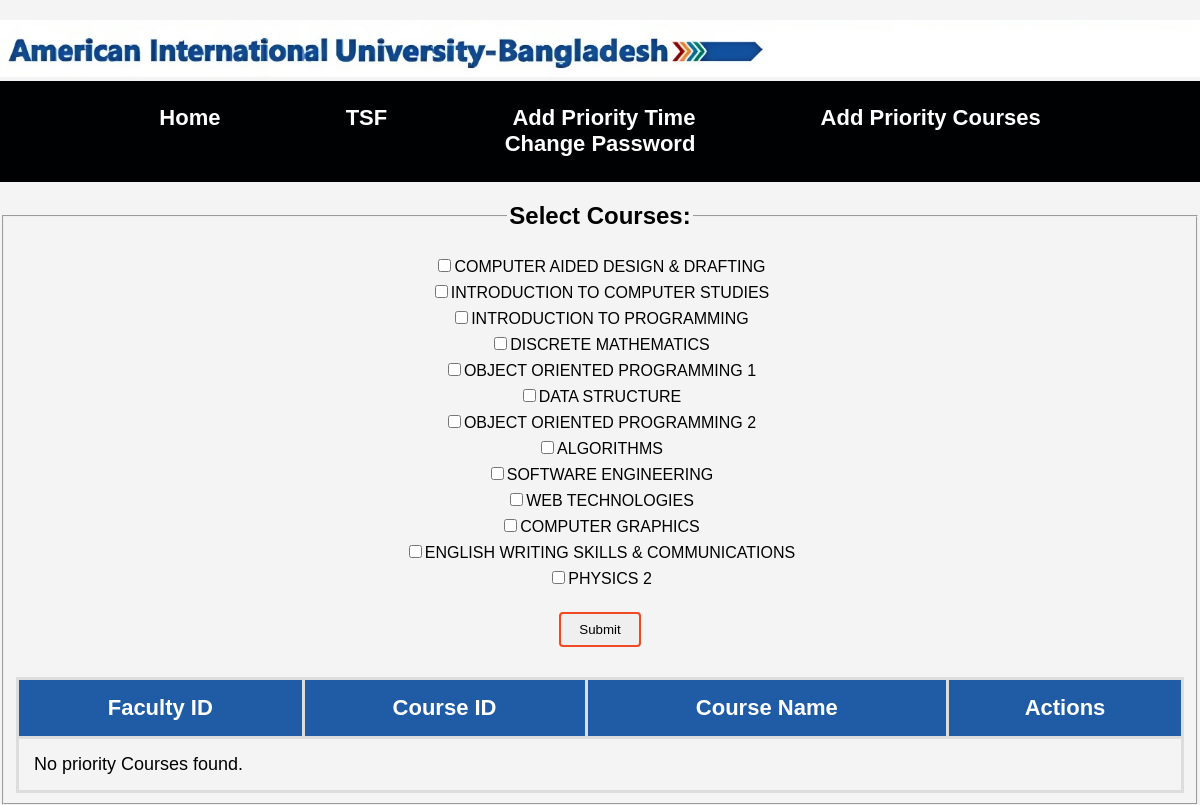
Screenshot of /AddPriorityCourse.php with the database file from the repository.
### tables this page shows
CREATE TABLE `course` (
  `CourseID` varchar(10) NOT NULL,
  `CourseName` varchar(40) NOT NULL,
  `DepartmentName` varchar(10) NOT NULL,
  `Credit` int(11) DEFAULT NULL
);

### AddPriorityCourse.php (the view, shortened to what this page needs)
<!DOCTYPE html>
<html lang="en">
<head>
</head>
<body>
    <form method="post">
        <?php
        include("dbConnect.php");
        include("FacultyDashboard.php");
        echo "<fieldset>
        <legend><h2>Select Courses:</h2></legend>";
        $id = $_SESSION['id'];
        $sql = "SELECT CourseID, CourseName FROM course";
        $result = mysqli_query($conn, $sql);
        if (mysqli_num_rows($result) > 0) {
            while ($row = mysqli_fetch_assoc($result)) {
                $courseID = $row['CourseID'];
                $courseName = $row['CourseName'];
                echo '<label><input type="checkbox" name="selectedCourses[]" value="' . $courseID . '">' . $courseName . '</label><br>';
            }
        } else {
            echo "No courses found.";
        }
        ?>
        <br>
        <input type="submit" name="submit" value="Submit">
    </form>
    <table border="1">
        <tr>
            <th>Faculty ID</th>
            <th>Course ID</th>
            <th>Course Name</th>
            <th>Actions</th>
        </tr>
        <?php
        $sql = "SELECT prioritycourses.*, course.CourseName FROM prioritycourses
        JOIN course ON prioritycourses.CourseID = course.CourseID
        WHERE prioritycourses.FacultyID = '$id';";
        $res = mysqli_query($conn, $sql);
        if (mysqli_num_rows($res) > 0) {
            while ($r = mysqli_fetch_assoc($res)) {
                echo "<tr>";
                echo "<td>" . $r["FacultyID"] . "</td>";
                echo "<td>" . $r["CourseID"] . "</td>";
                echo "<td>" . $r["CourseName"] . "</td>";
                echo '<td>
                    <form method="post">
                        <button type="submit" name="del" value="' . $r["CourseID"] . '">Delete</button>
                    </form>
                </td>';
                echo "</tr>";
            }
        } else {
            echo "<tr><td colspan='4'>No priority Courses found.</td></tr>";
        }
        ?>
    </table>
</body>
</html>

### CSS/AdminDashboard.css (style rules this page uses)
body { font-family: Arial, sans-serif; background-color: #f4f4f4; margin: 0; padding: 0; }
form { text-align: center; margin-top: 20px; }
table { width: 100%; border-collapse: collapse; margin-top: 20px; }
table, th, td { border: 3px solid #ddd; }
td { padding: 15px; text-align: left; font-size: 18px; font-family: Arial, sans-serif; }
th { background-color:rgb(32, 92, 165); padding :15px; color: white; font-size: 22px; }
input { margin-bottom: 10px; padding: 8px; padding-right: 18px; padding-left: 18px; border: 2px solid #ef4a23; border-radius: 4px; transition: border 0.2s; }

### rows the page displays
course: CourseName "COMPUTER AIDED DESIGN & DRAFTING"
course: CourseName "INTRODUCTION TO COMPUTER STUDIES"
course: CourseName "INTRODUCTION TO PROGRAMMING"
course: CourseName "DISCRETE MATHEMATICS"
course: CourseName "OBJECT ORIENTED PROGRAMMING 1"
course: CourseName "DATA STRUCTURE"
course: CourseName "OBJECT ORIENTED PROGRAMMING 2"
course: CourseName "ALGORITHMS"
course: CourseName "SOFTWARE ENGINEERING"
course: CourseName "WEB TECHNOLOGIES"
course: CourseName "COMPUTER GRAPHICS"
course: CourseName "ENGLISH WRITING SKILLS & COMMUNICATIONS"
course: CourseName "PHYSICS 2"
